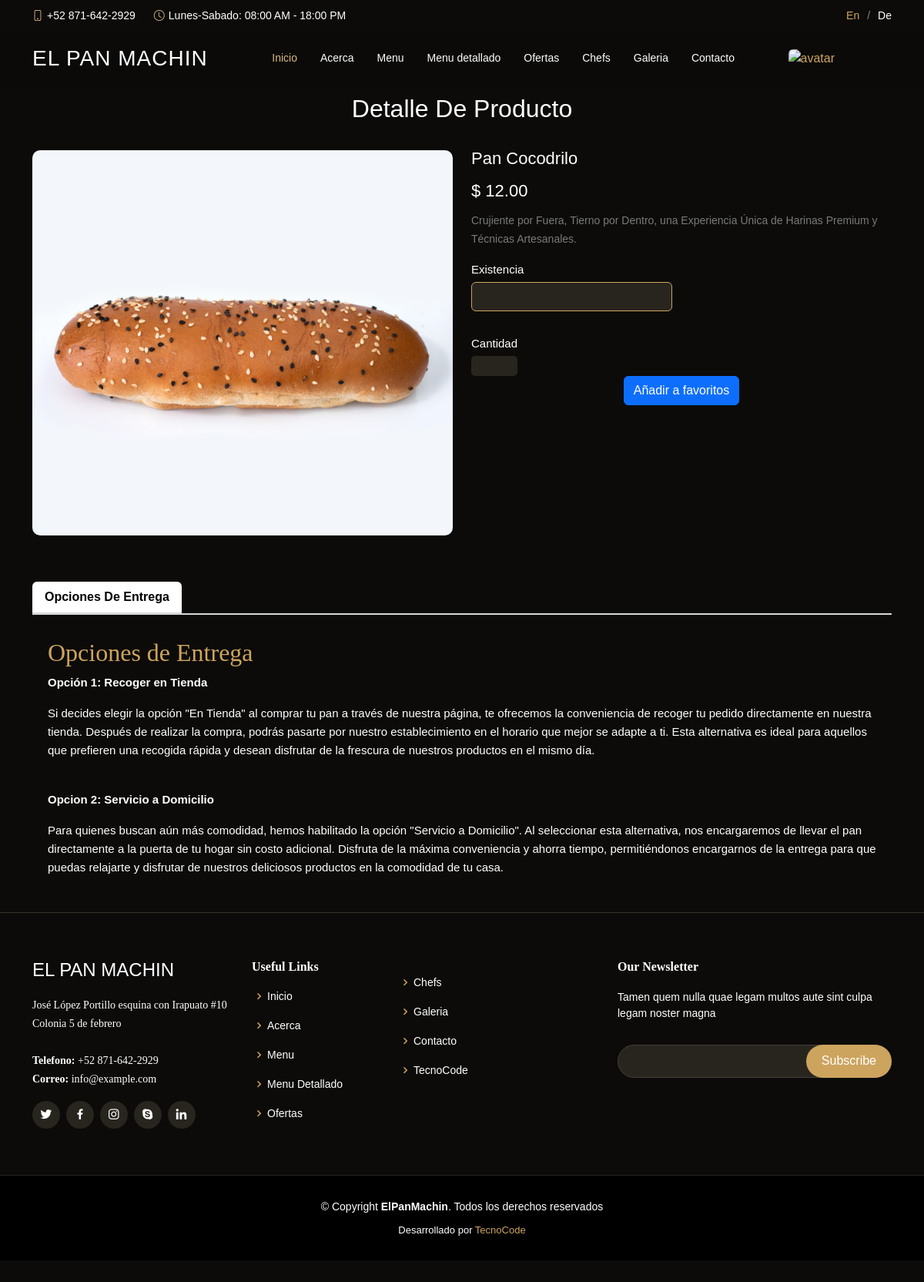
/src/views/user/product_details.php?id=3 (signed in), run on the app's committed database.
### tables this page shows
CREATE TABLE `img_productos` (
  `id_img_productos` int(11) NOT NULL,
  `id_producto` int(11) DEFAULT NULL,
  `nombre_imagen` varchar(500) DEFAULT NULL
);

CREATE TABLE `productos` (
  `id_producto` int(11) NOT NULL,
  `nom_producto` varchar(100) DEFAULT NULL,
  `precio` double DEFAULT NULL,
  `descripcion` varchar(500) DEFAULT NULL,
  `existencia` int(11) DEFAULT NULL,
  `estado` varchar(50) DEFAULT NULL,
  `fecha` timestamp NOT NULL DEFAULT current_timestamp() ON UPDATE current_timestamp()
);

### src/data/Database.php (called while the page is built, shortened)
<?php
class Database
{
    private $servername = "localhost";
    private $username = "root";
    private $password = "";
    private $dbname = "panaderia";
    private $conn;
    public function __construct()
    {
        try {
            $this->conn = new PDO("mysql:host=$this->servername;dbname=$this->dbname", $this->username, $this->password);
            $this->conn->setAttribute(PDO::ATTR_ERRMODE, PDO::ERRMODE_EXCEPTION);
            $this->conn->exec("set names utf8");
        } catch (PDOException $e) {
            echo "Error en la conexión: " . $e->getMessage();
        }
    }
    public function ejecutarConsulta($sql, $params = [])
    {
        try {
            $stmt = $this->conn->prepare($sql);
            $stmt->execute($params);
            return $stmt;
        } catch (PDOException $e) {
            echo "Error en la consulta: " . $e->getMessage();
            return null;
        }
    }
    public function seleccionarDatos($sql, $params = [])
    {
        $stmt = $this->ejecutarConsulta($sql, $params);
        if ($stmt) {
            return $stmt->fetchAll(PDO::FETCH_ASSOC);
        } else {
            return null;
        }
    }
}
?>

### src/views/user/product_details.php (the view, shortened to what this page needs)
<?php
$db = new Database;
if(isset($_GET['id'])){
  $id_producto = $_GET['id'];
  $sql_product = "select * from productos inner join img_productos on img_productos.id_producto=productos.id_producto where productos.id_producto=$id_producto";
$producto = $db->seleccionarDatos($sql_product);
}
?>
<!DOCTYPE html>
<html lang="en">
<head>
</head>
<body>
    <link href="https://maxcdn.bootstrapcdn.com/bootstrap/4.1.1/css/bootstrap.min.css" rel="stylesheet"
        id="bootstrap-css">
    <link rel="stylesheet" type="text/css"
        href="https://cdnjs.cloudflare.com/ajax/libs/OwlCarousel2/2.3.4/assets/owl.theme.default.min.css">
    <link href="https://cdnjs.cloudflare.com/ajax/libs/bootstrap/5.1.3/css/bootstrap.min.css" rel="stylesheet">
    <link href="https://cdn.jsdelivr.net/npm/bootstrap@5.3.3/dist/css/bootstrap.min.css" rel="stylesheet"
>
    <div class="pd-wrap">
        <link href="/panaderia/assets/vendor/animate.css/animate.min.css" rel="stylesheet">
        <link href="/panaderia/assets/vendor/aos/aos.css" rel="stylesheet">
        <link href="/panaderia/assets/vendor/bootstrap/css/bootstrap.min.css" rel="stylesheet">
        <link href="/panaderia/assets/vendor/bootstrap-icons/bootstrap-icons.css" rel="stylesheet">
        <link href="/panaderia/assets/vendor/boxicons/css/boxicons.min.css" rel="stylesheet">
        <link href="/panaderia/assets/vendor/glightbox/css/glightbox.min.css" rel="stylesheet">
        <link href="/panaderia/assets/vendor/swiper/swiper-bundle.min.css" rel="stylesheet">
        <link href="/panaderia/assets/css/style.css" rel="stylesheet">
        <?php include('../../../templates/navbar.php'); ?>
        <br><br><br>
        <div class="container">
            <div class="heading-section">
                <h2>Detalle De Producto</h2>
            </div>
            <?php
foreach($producto as $producto){
  $nombre = $producto['nom_producto'];
  $precio = $producto['precio'];
  $descripcion = $producto['descripcion'];
  $imagen = $producto['nombre_imagen'];
              ?>
            <div class="row">
                <div class="col-md-6">
                    <div id="slider" class="product-slider">
                        <div class="item">
                            <img style="border-radius:10px; width:100%; margin-bottom:20px;"
                                src="/panaderia/assets/img/images_product/<?php echo $imagen; ?> " />
                        </div>
                    </div>
                </div>
                <div class="col-md-6">
                    <div class="product-dtl">
                        <div class="product-info">
                            <div class="product-name"><?php echo $nombre?></div>
                            <div class="product-price-discount">
                                <span><?php echo "$ ". number_format($precio,2); ?></span>
                            </div>
                        </div>
                        <p><?php echo $descripcion?></p>
                        <div class="row">
                            <div class="col-md-6">
                                <label for="size">Existencia</label>
                                <select id="size" name="size" class="form-control"
                                    style="background:#28251f;color:white; outline:none; border:1px solid #cda45e"
                                    aria-label="Disabled select example" disabled>
                                </select>
                            </div>
                            <br><br><br><br>
                            <div class="product-count">
                                <label for="size">Cantidad</label>
                                <br>
                                <input type="number"
                                    style="background:#28251f; border-radius:5px; color:white; outline:none; border:0px "
                                    name="quantity" id="cantidad" class="qty">
                                <br>
                                <center>
                                    <button class="btn btn-primary add-to-cart">Añadir a favoritos </button>
                                </center>
                            </div>
                        </div>
                    </div>
                </div>
                <?php
  }
?>
                <div class="product-info-tabs" style="margin-top:40px">
                    <ul class="nav nav-tabs" id="myTab" role="tablist">
                        <li class="nav-item">
                            <a class="nav-link active" id="description-tab" data-toggle="tab" href="#description"
                                role="tab" aria-controls="description" aria-selected="true">Opciones De Entrega</a>
                        </li>
                    </ul>
                    <div class="tab-content" id="myTabContent">
                        <div class="tab-pane fade show active" id="description" role="tabpanel"
                            aria-labelledby="description-tab" style="color:white">
                            <h2 style="color:#cda45e">Opciones de Entrega</h2>
                            <p><b>Opción 1: Recoger en Tienda </b></p>
                            <p>Si decides elegir la opción "En Tienda" al comprar tu pan a través de nuestra página, te
                                ofrecemos la conveniencia de recoger tu pedido directamente en nuestra tienda. Después
                                de realizar la compra, podrás pasarte por nuestro establecimiento en el horario que
                                mejor se adapte a ti. Esta alternativa es ideal para aquellos que prefieren una recogida
                                rápida y desean disfrutar de la frescura de nuestros productos en el mismo día.</p>
                            <br>
                            <p><b>Opcion 2: Servicio a Domicilio</b></p>
                            <p>Para quienes buscan aún más comodidad, hemos habilitado la opción "Servicio a Domicilio".
                                Al seleccionar esta alternativa, nos encargaremos de llevar el pan directamente a la
                                puerta de tu hogar sin costo adicional. Disfruta de la máxima conveniencia y ahorra
                                tiempo, permitiéndonos encargarnos de la entrega para que puedas relajarte y disfrutar
                                de nuestros deliciosos productos en la comodidad de tu casa.</p>
                        </div>
                    </div>
                </div>
            </div>
        </div>
        <?php include('../../../templates/footer.php'); ?>
</body>
</html>

### assets/css/style.css (style rules this page uses)
body { font-family: "Open Sans", sans-serif; background: #0c0b09; color: #fff; }
a { color: #cda45e; text-decoration: none; }
h1, h2, h3, h4, h5, h6 { font-family: "Playfair Display", serif; }

### src/views/user/product_details.php (style rules this page uses)
.pd-wrap { padding: 40px 0; font-family: 'Poppins', sans-serif; }
.heading-section { text-align: center; margin-bottom: 20px; }
.heading-section h2 { font-size: 32px; font-weight: 500; padding-top: 10px; padding-bottom: 15px; font-family: 'Poppins', sans-serif; }
.product-name { font-size: 22px; font-weight: 500; line-height: 22px; margin-bottom: 4px; }
.product-price-discount { font-size: 22px; font-weight: 400; padding: 10px 0; clear: both; }
.product-info { width: 100%; }
.product-dtl p { font-size: 14px; line-height: 24px; color: #7a7a7a; }
.product-dtl .form-control { font-size: 15px; }
.product-dtl label { line-height: 16px; font-size: 15px; }
.product-count { margin-top: 15px; }
.product-count .qty { width: 60px; text-align: center; }
.product-info-tabs { margin-top: 25px; }
.product-info-tabs .nav-tabs { border-bottom: 2px solid #d8d8d8; }
.product-info-tabs .nav-tabs .nav-item { margin-bottom: 0; }
.product-info-tabs .nav-tabs .nav-link { border: none; border-bottom: 2px solid transparent; color: #323232; }
.product-info-tabs .nav-tabs .nav-item.show .nav-link, .product-info-tabs .nav-tabs .nav-link.active, .product-info-tabs .nav-tabs .nav-link.active:hover { border: none; border-bottom: 2px solid #d8d8d8; font-weight: bold; }
.product-info-tabs .tab-content .tab-pane { padding: 30px 20px; font-size: 15px; line-height: 24px; color: #7a7a7a; }

### data on the page
img_productos: nombre_imagen (picture), id_producto.nom_producto "Pan Cocodrilo", id_producto.precio "12.00", id_producto.descripcion "Crujiente por Fuera, Tierno por Dentro, una Experiencia Única de Harinas Premium y Técnicas Artesanales."
